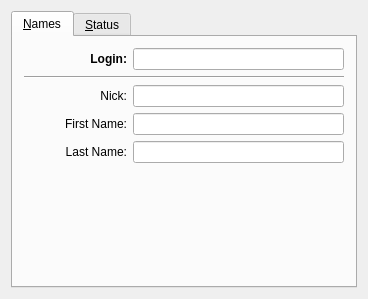
<ui version="4.0" >
 <class>YahooInfoBase</class>
 <widget class="QWidget" name="YahooInfoBase" >
  <property name="geometry" >
   <rect>
    <x>0</x>
    <y>0</y>
    <width>368</width>
    <height>299</height>
   </rect>
  </property>
  <property name="windowTitle" >
   <string>Form1</string>
  </property>
  <layout class="QVBoxLayout" >
   <property name="margin" >
    <number>11</number>
   </property>
   <property name="spacing" >
    <number>6</number>
   </property>
   <item>
    <widget class="QTabWidget" name="TabWidget4" >
     <widget class="QWidget" name="tab" >
      <attribute name="title" >
       <string>&amp;Names</string>
      </attribute>
      <layout class="QGridLayout" >
       <property name="margin" >
        <number>11</number>
       </property>
       <property name="spacing" >
        <number>6</number>
       </property>
       <item row="1" column="0" colspan="3" >
        <widget class="Line" name="Line3" >
         <property name="frameShape" >
          <enum>QFrame::HLine</enum>
         </property>
         <property name="frameShadow" >
          <enum>QFrame::Sunken</enum>
         </property>
         <property name="orientation" >
          <enum>Qt::Horizontal</enum>
         </property>
        </widget>
       </item>
       <item row="2" column="1" colspan="2" >
        <widget class="QLineEdit" name="edtNick" />
       </item>
       <item row="2" column="0" >
        <widget class="QLabel" name="TextLabel4" >
         <property name="text" >
          <string>Nick:</string>
         </property>
         <property name="alignment" >
          <set>Qt::AlignRight|Qt::AlignTrailing|Qt::AlignVCenter</set>
         </property>
         <property name="wordWrap" >
          <bool>false</bool>
         </property>
        </widget>
       </item>
       <item row="0" column="1" colspan="2" >
        <widget class="QLineEdit" name="edtLogin" >
         <property name="font" >
          <font>
           <weight>75</weight>
           <bold>true</bold>
          </font>
         </property>
        </widget>
       </item>
       <item row="0" column="0" >
        <widget class="QLabel" name="TextLabel2" >
         <property name="font" >
          <font>
           <weight>75</weight>
           <bold>true</bold>
          </font>
         </property>
         <property name="text" >
          <string>Login:</string>
         </property>
         <property name="alignment" >
          <set>Qt::AlignRight|Qt::AlignTrailing|Qt::AlignVCenter</set>
         </property>
         <property name="wordWrap" >
          <bool>false</bool>
         </property>
        </widget>
       </item>
       <item row="3" column="0" >
        <widget class="QLabel" name="TextLabel1" >
         <property name="text" >
          <string>First Name:</string>
         </property>
         <property name="alignment" >
          <set>Qt::AlignRight|Qt::AlignTrailing|Qt::AlignVCenter</set>
         </property>
         <property name="wordWrap" >
          <bool>false</bool>
         </property>
        </widget>
       </item>
       <item row="4" column="0" >
        <widget class="QLabel" name="TextLabel2_2" >
         <property name="text" >
          <string>Last Name:</string>
         </property>
         <property name="alignment" >
          <set>Qt::AlignRight|Qt::AlignTrailing|Qt::AlignVCenter</set>
         </property>
         <property name="wordWrap" >
          <bool>false</bool>
         </property>
        </widget>
       </item>
       <item row="3" column="1" colspan="2" >
        <widget class="QLineEdit" name="edtFirst" />
       </item>
       <item row="4" column="1" colspan="2" >
        <widget class="QLineEdit" name="edtLast" />
       </item>
       <item row="7" column="0" >
        <spacer>
         <property name="orientation" >
          <enum>Qt::Vertical</enum>
         </property>
         <property name="sizeType" >
          <enum>QSizePolicy::Expanding</enum>
         </property>
         <property name="sizeHint" >
          <size>
           <width>20</width>
           <height>20</height>
          </size>
         </property>
        </spacer>
       </item>
      </layout>
     </widget>
     <widget class="QWidget" name="tab" >
      <attribute name="title" >
       <string>&amp;Status</string>
      </attribute>
      <layout class="QGridLayout" >
       <property name="margin" >
        <number>11</number>
       </property>
       <property name="spacing" >
        <number>6</number>
       </property>
       <item row="0" column="0" >
        <widget class="QLabel" name="TextLabel5" >
         <property name="text" >
          <string>Status:</string>
         </property>
         <property name="alignment" >
          <set>Qt::AlignRight|Qt::AlignTrailing|Qt::AlignVCenter</set>
         </property>
         <property name="wordWrap" >
          <bool>false</bool>
         </property>
        </widget>
       </item>
       <item row="0" column="1" >
        <widget class="QComboBox" name="cmbStatus" >
         <property name="sizePolicy" >
          <sizepolicy>
           <hsizetype>7</hsizetype>
           <vsizetype>0</vsizetype>
           <horstretch>0</horstretch>
           <verstretch>0</verstretch>
          </sizepolicy>
         </property>
        </widget>
       </item>
       <item row="1" column="0" >
        <widget class="QLabel" name="lblOnline" >
         <property name="text" >
          <string>Online:</string>
         </property>
         <property name="alignment" >
          <set>Qt::AlignRight|Qt::AlignTrailing|Qt::AlignVCenter</set>
         </property>
         <property name="wordWrap" >
          <bool>false</bool>
         </property>
        </widget>
       </item>
       <item row="1" column="1" >
        <widget class="QLineEdit" name="edtOnline" />
       </item>
       <item row="2" column="0" >
        <widget class="QLabel" name="lblNA" >
         <property name="text" >
          <string/>
         </property>
         <property name="alignment" >
          <set>Qt::AlignRight|Qt::AlignTrailing|Qt::AlignVCenter</set>
         </property>
         <property name="wordWrap" >
          <bool>false</bool>
         </property>
        </widget>
       </item>
       <item row="2" column="1" >
        <widget class="QLineEdit" name="edtNA" />
       </item>
       <item row="4" column="1" >
        <spacer>
         <property name="orientation" >
          <enum>Qt::Vertical</enum>
         </property>
         <property name="sizeType" >
          <enum>QSizePolicy::Expanding</enum>
         </property>
         <property name="sizeHint" >
          <size>
           <width>20</width>
           <height>20</height>
          </size>
         </property>
        </spacer>
       </item>
      </layout>
     </widget>
    </widget>
   </item>
  </layout>
 </widget>
 <tabstops>
  <tabstop>edtLogin</tabstop>
  <tabstop>edtNick</tabstop>
  <tabstop>edtFirst</tabstop>
  <tabstop>edtLast</tabstop>
 </tabstops>
 <resources/>
 <connections/>
</ui>
